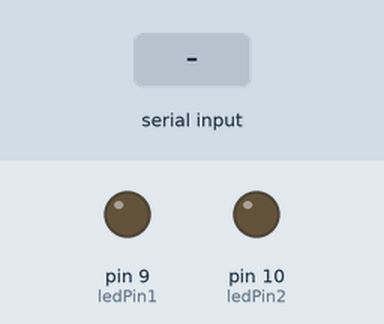
Recording of a sketch running on a simulated Arduino Uno, built with avr-gcc and run on an emulated ATmega328P. On the bench: output pins drawn as LEDs (lit = HIGH). Inputs (shaded band) come from the test bench.

Above: at 1.2 s.
1.3 s: "90,45\n" received over Serial
At 2.5 s:
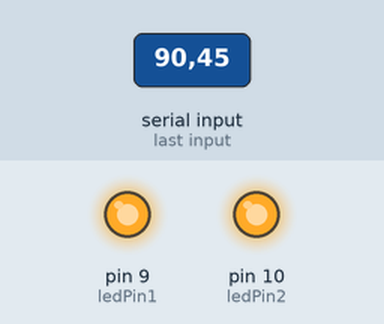
2.8 s: "90\n" received over Serial
At 3.6 s:
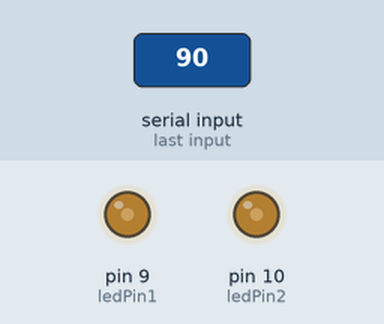
4.3 s: "30,150\n" received over Serial
At 4.9 s:
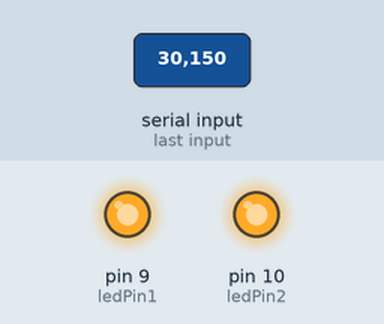
Timing chart, 0 to 7.3 s (numbered marks = the images above; inputs shaded):
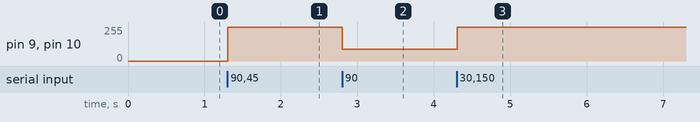

The sketch:

diy10_3.ino
```cpp
// 動手做10-3：透過序列埠調整燈光亮度
// 詳細的程式說明，請參閱第十章，10-10頁。

byte ledPin1 = 9;
byte ledPin2 = 10;

void setup() {
  Serial.begin(9600);
}

void loop() {
  int pwm = 0;
  byte _in;
  // 查看是否有資料從序列埠送進來...
  if (Serial.available()) {
    _in = Serial.read();
    // 若尚未收到「換行」字元...
    while (_in !=  '\n') {
      // 確認字元值介於 '0' （ASCII 值 48）和 '9' （57）之間，
      // 也可以寫成：if (_in >= 48 && _in <= 57) {
      if (_in >=  '0'  && _in <=  '9') {
        pwm = pwm * 10 + (_in -  '0');
      }
      // 讀取下一個字元
      _in = Serial.read();
    }
    // 確認不超過 PWM 的 255 最高值
    if (pwm > 255) {
      pwm = 255;
    }
    // 輸出 PWM
    analogWrite(ledPin1, pwm);
    analogWrite(ledPin2, pwm);
  }
}
```

Measured:
- after the input at 1.3 s, pin 9 (ledPin1), pin 10 (ledPin2): 0/255 → 255/255 at once
- after the input at 2.8 s, pin 9 (ledPin1), pin 10 (ledPin2): 255/255 → 90/255 at once
- after the input at 4.3 s, pin 9 (ledPin1), pin 10 (ledPin2): 90/255 → 255/255 at once
